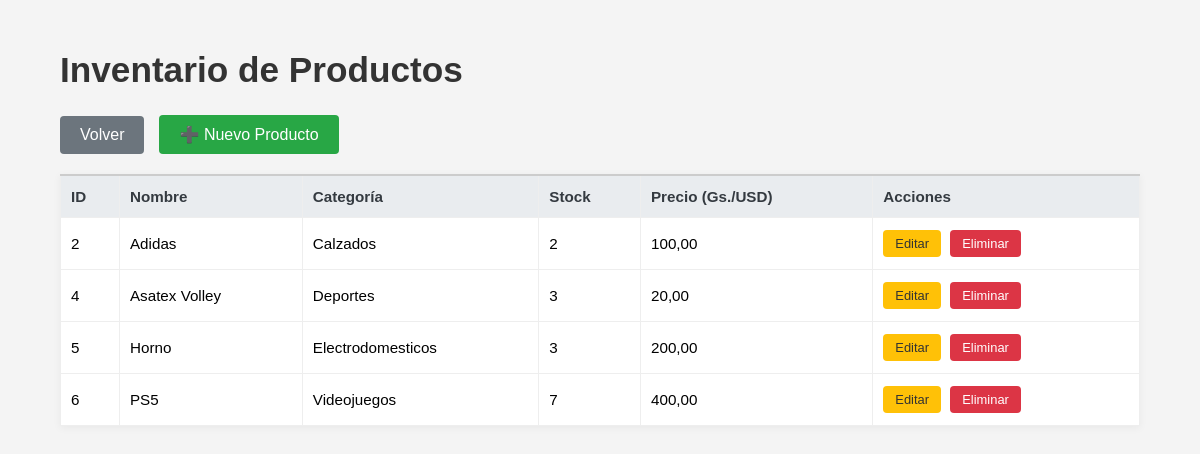
/productos/ (signed in), run on an earlier commit of the app's database.
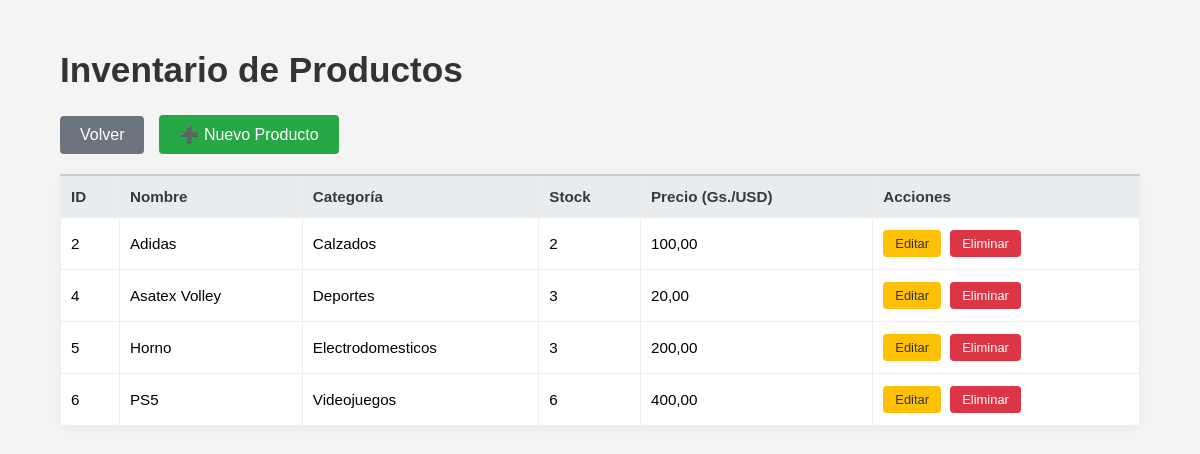
And on a later commit of the database.
### inventario/models.py (models this page shows, shortened)
class Producto(models.Model):
    idProducto = models.AutoField(primary_key=True)
    nombre = models.CharField(max_length=200, verbose_name='Nombre del Producto')
    categoria = models.ForeignKey(
        Categoria,
        on_delete=models.SET_NULL,
        null=True,
        blank=True,
        verbose_name='Categoría'
    )
    stock = models.IntegerField(default=0, verbose_name='Stock Disponible') # Lo actualizaremos con MovimientoStock
    precio = models.DecimalField(max_digits=10, decimal_places=2, verbose_name='Precio de Venta')
    unidad_medida = models.CharField(max_length=50, default='Unidad', verbose_name='Unidad de Medida')
    class Meta:
        verbose_name = "Producto"
        verbose_name_plural = "Productos"

class Categoria(models.Model):
    idCategoria = models.AutoField(primary_key=True) # Clave primaria autoincremental
    nombre = models.CharField(max_length=100, unique=True, verbose_name='Nombre de la Categoría')
    class Meta:
        verbose_name = "Categoría"
        verbose_name_plural = "Categorías"

### inventario/views.py (the view)
# urls.py: path('productos/', views.listar_productos, name='listar_productos'),
@login_required
def listar_productos(request):
    productos = Producto.objects.select_related('categoria').all().order_by('nombre')
    return render(request, 'producto_listado.html', {'productos': productos})

### templates/producto_listado.html (shortened to what this page needs)
{% load static %}
<!DOCTYPE html>
<html>
  <head>
    <link rel="stylesheet" href="{% static 'inventario/css/styles.css' %}" />
  </head>
  <body>
    <div
      class="container page-content"
      style="width: 90%; max-width: 1100px; margin-top: 50px"
    >
      <div class="content">
        <h2 class="main-title">Inventario de Productos</h2>
        <div
          class="form-actions"
          style="justify-content: flex-start; margin-bottom: 20px"
        >
          <a
            href="{% url 'home_inventario' %}"
            class="auth-button"
            style="
              background-color: #6c757d;
              text-decoration: none;
              margin-right: 15px;
            "
          >
            Volver
          </a>
          <a
            href="{% url 'crear_producto' %}"
            class="auth-button"
            style="background-color: #28a745; text-decoration: none"
          >
            ➕ Nuevo Producto
          </a>
        </div>
        {% if not productos %}
        <p>No hay productos registrados en el inventario.</p>
        {% else %}
        <table class="data-table">
          <thead>
            <tr>
              <th>ID</th>
              <th>Nombre</th>
              <th>Categoría</th>
              <th>Stock</th>
              <th>Precio (Gs./USD)</th>
              <th>Acciones</th>
            </tr>
          </thead>
          <tbody>
            {% for producto in productos %}
            <tr>
              <td>{{ producto.pk }}</td>
              <td>{{ producto.nombre }}</td>
              <td>{{ producto.categoria.nombre }}</td>
              <td>{{ producto.stock }}</td>
              <td>{{ producto.precio|floatformat:2 }}</td>
              <td>
                <a
                  href="{% url 'editar_producto' pk=producto.pk %}"
                  class="action-link edit-btn"
                  >Editar</a
                >
                <form
                  method="post"
                  action="{% url 'eliminar_producto' pk=producto.pk %}"
                  style="display: inline"
                  onsubmit="return confirm('¿Está seguro de que desea eliminar el producto {{ producto.nombre }}? Esta acción no se puede deshacer.');"
                >
                  <button
                    type="submit"
                    class="action-link delete-btn"
                    style="border: none; cursor: pointer"
                  >
                    Eliminar
                  </button>
                </form>
              </td>
            </tr>
            {% endfor %}
          </tbody>
        </table>
        {% endif %}
      </div>
    </div>
  </body>
</html>

What changed in the data, as far as the page shows it:
changed Producto "PS5": stock "7" → "6"
